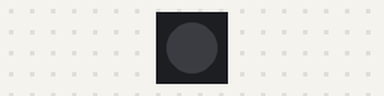
The sketch below on a simulated Arduino Mega 2560, built with avr-gcc and run on an emulated ATmega2560. Parts: 1 RGB LEDs in strip order, left to right. What the sketch prints to the serial monitor is not drawn.

Above: at 0.5 s.
At 2.5 s:
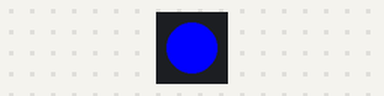
At 3.5 s:
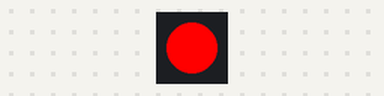
Timing chart, 0 to 4.6 s (numbered marks = the images above):
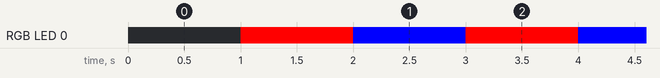

Measured:
- by itself, RGB LED 0: alternates RGB(255, 0, 0) for 1.0 s and RGB(0, 0, 255) for 1.0 s

The sketch:

code2.ino
```cpp
#include <Adafruit_NeoPixel.h>

#define LED_PIN 48
#define NUMPIXELS 1
#define BUTTON_PIN 0

Adafruit_NeoPixel pixels(
  NUMPIXELS,
  LED_PIN,
  NEO_GRB + NEO_KHZ800
);

// Timer variables
unsigned long previousTime = 0;
const unsigned long interval = 1000;

// LED state
bool ledState = false;

// Button variables
bool lastButtonState = HIGH;
unsigned long lastButtonTime = 0;
const unsigned long debounceTime = 200;

void setup()
{
  Serial.begin(115200);

  // Start the RGB LED
  pixels.begin();
  pixels.clear();
  pixels.show();

  // Configure BOOT button
  pinMode(BUTTON_PIN, INPUT_PULLUP);

  Serial.println("Day 07 - Timers and Non-Blocking Programming");
}

void loop()
{
  // Get the current time
  unsigned long currentTime = millis();

  // -------------------------
  // BUTTON TASK
  // -------------------------

  bool currentButtonState = digitalRead(BUTTON_PIN);

  if (currentButtonState == LOW &&
      lastButtonState == HIGH &&
      currentTime - lastButtonTime > debounceTime)
  {
    ledState = !ledState;

    lastButtonTime = currentTime;

    Serial.println("Button Pressed");
  }

  lastButtonState = currentButtonState;

  // -------------------------
  // TIMER TASK
  // -------------------------

  if (currentTime - previousTime >= interval)
  {
    previousTime = currentTime;

    if (ledState)
    {
      // Blue
      pixels.setPixelColor(
        0,
        pixels.Color(0, 0, 255)
      );
    }
    else
    {
      // Red
      pixels.setPixelColor(
        0,
        pixels.Color(255, 0, 0)
      );
    }

    pixels.show();

    ledState = !ledState;
  }
}
```
